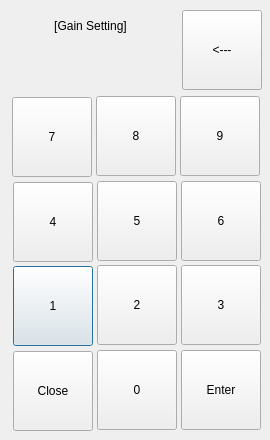
<?xml version="1.0" encoding="UTF-8"?>
<ui version="4.0">
 <class>Dialog</class>
 <widget class="QDialog" name="Dialog">
  <property name="geometry">
   <rect>
    <x>0</x>
    <y>0</y>
    <width>270</width>
    <height>440</height>
   </rect>
  </property>
  <property name="windowTitle">
   <string>Dialog</string>
  </property>
  <widget class="QLabel" name="Label_Number_2">
   <property name="geometry">
    <rect>
     <x>10</x>
     <y>10</y>
     <width>161</width>
     <height>31</height>
    </rect>
   </property>
   <property name="styleSheet">
    <string notr="true">font: 75 12pt &quot;Nanum square&quot;;</string>
   </property>
   <property name="text">
    <string>[Gain Setting]</string>
   </property>
   <property name="alignment">
    <set>Qt::AlignCenter</set>
   </property>
   <property name="indent">
    <number>0</number>
   </property>
  </widget>
  <widget class="QPushButton" name="pushButton_1">
   <property name="geometry">
    <rect>
     <x>13</x>
     <y>266</y>
     <width>80</width>
     <height>80</height>
    </rect>
   </property>
   <property name="styleSheet">
    <string notr="true">font: 75 15pt &quot;Nanum square&quot;;</string>
   </property>
   <property name="text">
    <string>1</string>
   </property>
  </widget>
  <widget class="QPushButton" name="pushButton_Close">
   <property name="geometry">
    <rect>
     <x>13</x>
     <y>351</y>
     <width>80</width>
     <height>80</height>
    </rect>
   </property>
   <property name="styleSheet">
    <string notr="true">font: 75 15pt &quot;Nanum square&quot;;</string>
   </property>
   <property name="text">
    <string>Close</string>
   </property>
  </widget>
  <widget class="QPushButton" name="pushButton_4">
   <property name="geometry">
    <rect>
     <x>13</x>
     <y>182</y>
     <width>80</width>
     <height>80</height>
    </rect>
   </property>
   <property name="styleSheet">
    <string notr="true">font: 75 15pt &quot;Nanum square&quot;;</string>
   </property>
   <property name="text">
    <string>4</string>
   </property>
  </widget>
  <widget class="QPushButton" name="pushButton_Back">
   <property name="geometry">
    <rect>
     <x>182</x>
     <y>10</y>
     <width>80</width>
     <height>80</height>
    </rect>
   </property>
   <property name="styleSheet">
    <string notr="true">font: 75 15pt &quot;Nanum square&quot;;</string>
   </property>
   <property name="text">
    <string>&lt;---</string>
   </property>
  </widget>
  <widget class="QPushButton" name="pushButton_5">
   <property name="geometry">
    <rect>
     <x>97</x>
     <y>181</y>
     <width>80</width>
     <height>80</height>
    </rect>
   </property>
   <property name="styleSheet">
    <string notr="true">font: 75 15pt &quot;Nanum square&quot;;</string>
   </property>
   <property name="text">
    <string>5</string>
   </property>
  </widget>
  <widget class="QPushButton" name="pushButton_2">
   <property name="geometry">
    <rect>
     <x>97</x>
     <y>265</y>
     <width>80</width>
     <height>80</height>
    </rect>
   </property>
   <property name="styleSheet">
    <string notr="true">font: 75 15pt &quot;Nanum square&quot;;</string>
   </property>
   <property name="text">
    <string>2</string>
   </property>
  </widget>
  <widget class="QPushButton" name="pushButton_Enter">
   <property name="geometry">
    <rect>
     <x>181</x>
     <y>350</y>
     <width>80</width>
     <height>80</height>
    </rect>
   </property>
   <property name="styleSheet">
    <string notr="true">font: 75 15pt &quot;Nanum square&quot;;</string>
   </property>
   <property name="text">
    <string>Enter</string>
   </property>
  </widget>
  <widget class="QLabel" name="Label_Number">
   <property name="geometry">
    <rect>
     <x>13</x>
     <y>50</y>
     <width>161</width>
     <height>41</height>
    </rect>
   </property>
   <property name="styleSheet">
    <string notr="true">border-image: url(:/Icon/mea_sel_off_box.png) 4;
border-width: 2;
font: 75 14pt &quot;Nanum square&quot;;</string>
   </property>
   <property name="text">
    <string/>
   </property>
   <property name="alignment">
    <set>Qt::AlignRight|Qt::AlignTrailing|Qt::AlignVCenter</set>
   </property>
   <property name="indent">
    <number>0</number>
   </property>
  </widget>
  <widget class="QPushButton" name="pushButton_6">
   <property name="geometry">
    <rect>
     <x>181</x>
     <y>181</y>
     <width>80</width>
     <height>80</height>
    </rect>
   </property>
   <property name="styleSheet">
    <string notr="true">font: 75 15pt &quot;Nanum square&quot;;</string>
   </property>
   <property name="text">
    <string>6</string>
   </property>
  </widget>
  <widget class="QPushButton" name="pushButton_8">
   <property name="geometry">
    <rect>
     <x>96</x>
     <y>96</y>
     <width>80</width>
     <height>80</height>
    </rect>
   </property>
   <property name="styleSheet">
    <string notr="true">font: 75 15pt &quot;Nanum square&quot;;</string>
   </property>
   <property name="text">
    <string>8</string>
   </property>
  </widget>
  <widget class="QPushButton" name="pushButton_3">
   <property name="geometry">
    <rect>
     <x>181</x>
     <y>265</y>
     <width>80</width>
     <height>80</height>
    </rect>
   </property>
   <property name="styleSheet">
    <string notr="true">font: 75 15pt &quot;Nanum square&quot;;</string>
   </property>
   <property name="text">
    <string>3</string>
   </property>
  </widget>
  <widget class="QPushButton" name="pushButton_7">
   <property name="geometry">
    <rect>
     <x>12</x>
     <y>97</y>
     <width>80</width>
     <height>80</height>
    </rect>
   </property>
   <property name="styleSheet">
    <string notr="true">font: 75 15pt &quot;Nanum square&quot;;</string>
   </property>
   <property name="text">
    <string>7</string>
   </property>
  </widget>
  <widget class="QPushButton" name="pushButton_0">
   <property name="geometry">
    <rect>
     <x>97</x>
     <y>350</y>
     <width>80</width>
     <height>80</height>
    </rect>
   </property>
   <property name="styleSheet">
    <string notr="true">font: 75 15pt &quot;Nanum square&quot;;</string>
   </property>
   <property name="text">
    <string>0</string>
   </property>
  </widget>
  <widget class="QPushButton" name="pushButton_9">
   <property name="geometry">
    <rect>
     <x>180</x>
     <y>96</y>
     <width>80</width>
     <height>80</height>
    </rect>
   </property>
   <property name="styleSheet">
    <string notr="true">font: 75 15pt &quot;Nanum square&quot;;</string>
   </property>
   <property name="text">
    <string>9</string>
   </property>
  </widget>
 </widget>
 <resources>
  <include location="Icon/Icon.qrc"/>
 </resources>
 <connections/>
</ui>
